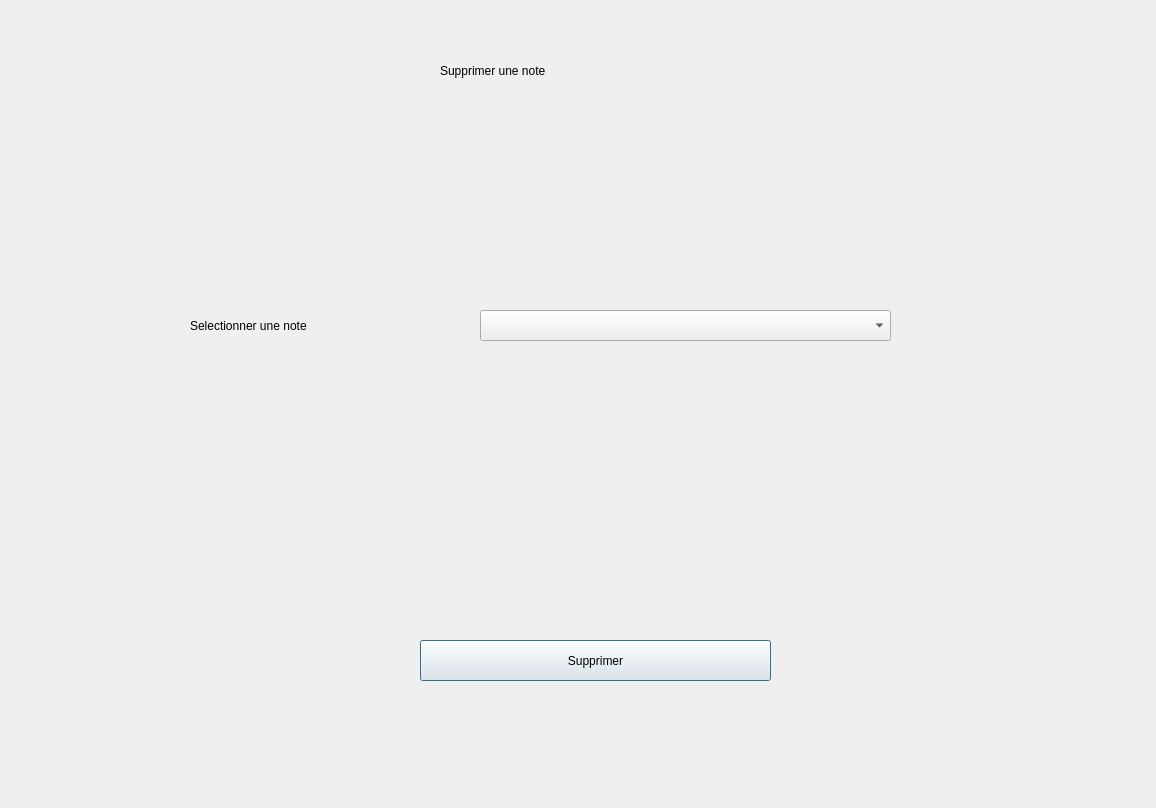
<?xml version="1.0" encoding="UTF-8"?>
<ui version="4.0">
 <class>Dialog</class>
 <widget class="QDialog" name="Dialog">
  <property name="geometry">
   <rect>
    <x>0</x>
    <y>0</y>
    <width>1156</width>
    <height>808</height>
   </rect>
  </property>
  <property name="windowTitle">
   <string>Dialog</string>
  </property>
  <property name="styleSheet">
   <string notr="true">font: 75 12pt &quot;Arial&quot;;</string>
  </property>
  <widget class="QLabel" name="label_1">
   <property name="geometry">
    <rect>
     <x>440</x>
     <y>50</y>
     <width>261</width>
     <height>41</height>
    </rect>
   </property>
   <property name="layoutDirection">
    <enum>Qt::LeftToRight</enum>
   </property>
   <property name="styleSheet">
    <string notr="true">font: 75 22pt &quot;MS Shell Dlg 2&quot;;</string>
   </property>
   <property name="text">
    <string>Supprimer une note</string>
   </property>
  </widget>
  <widget class="QComboBox" name="comboBoxMatiere">
   <property name="geometry">
    <rect>
     <x>480</x>
     <y>310</y>
     <width>411</width>
     <height>31</height>
    </rect>
   </property>
  </widget>
  <widget class="QLabel" name="label">
   <property name="geometry">
    <rect>
     <x>190</x>
     <y>310</y>
     <width>211</width>
     <height>31</height>
    </rect>
   </property>
   <property name="text">
    <string>Selectionner une note</string>
   </property>
  </widget>
  <widget class="QPushButton" name="Supprimer">
   <property name="geometry">
    <rect>
     <x>420</x>
     <y>640</y>
     <width>351</width>
     <height>41</height>
    </rect>
   </property>
   <property name="text">
    <string>Supprimer</string>
   </property>
  </widget>
  <widget class="QLabel" name="label_2">
   <property name="geometry">
    <rect>
     <x>0</x>
     <y>0</y>
     <width>1261</width>
     <height>841</height>
    </rect>
   </property>
   <property name="text">
    <string/>
   </property>
   <property name="pixmap">
    <pixmap resource="../PY/Backgrounds.qrc">:/Back/Background.jpg</pixmap>
   </property>
   <property name="scaledContents">
    <bool>true</bool>
   </property>
  </widget>
  <zorder>label_2</zorder>
  <zorder>label_1</zorder>
  <zorder>comboBoxMatiere</zorder>
  <zorder>label</zorder>
  <zorder>Supprimer</zorder>
 </widget>
 <resources>
  <include location="../PY/Backgrounds.qrc"/>
 </resources>
 <connections/>
</ui>
